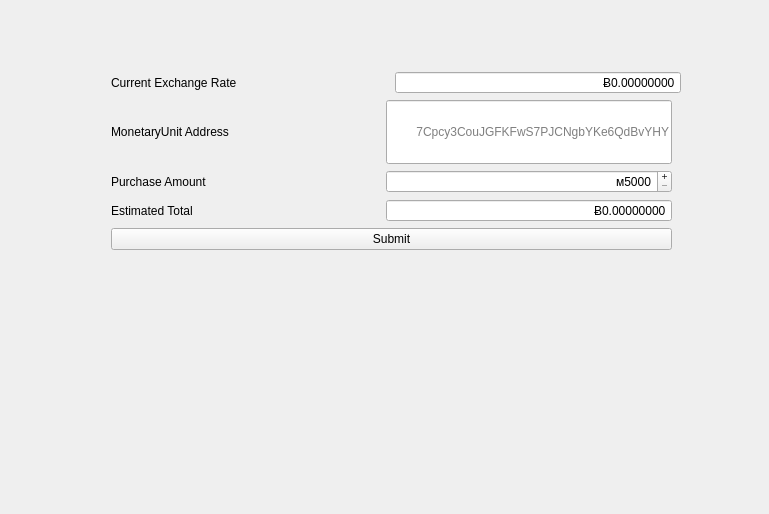
<?xml version="1.0" encoding="UTF-8"?>
<ui version="4.0">
 <class>PurchaseMue</class>
 <widget class="QWidget" name="PurchaseMue">
  <property name="geometry">
   <rect>
    <x>0</x>
    <y>0</y>
    <width>769</width>
    <height>514</height>
   </rect>
  </property>
  <property name="windowTitle">
   <string>PurchaseMue</string>
  </property>
  <widget class="QWidget" name="formLayoutWidget">
   <property name="geometry">
    <rect>
     <x>100</x>
     <y>60</y>
     <width>583</width>
     <height>201</height>
    </rect>
   </property>
   <layout class="QFormLayout" name="formLayout">
    <item row="0" column="0" colspan="2">
     <layout class="QHBoxLayout" name="hLayout_ExchangeRate">
      <item>
       <widget class="QLabel" name="currentExchangeRateLabel">
        <property name="sizePolicy">
         <sizepolicy hsizetype="Minimum" vsizetype="Preferred">
          <horstretch>0</horstretch>
          <verstretch>0</verstretch>
         </sizepolicy>
        </property>
        <property name="minimumSize">
         <size>
          <width>280</width>
          <height>0</height>
         </size>
        </property>
        <property name="text">
         <string>Current Exchange Rate</string>
        </property>
       </widget>
      </item>
      <item>
       <widget class="QDoubleSpinBox" name="currentExchangeRateBox">
        <property name="sizePolicy">
         <sizepolicy hsizetype="Minimum" vsizetype="Fixed">
          <horstretch>0</horstretch>
          <verstretch>0</verstretch>
         </sizepolicy>
        </property>
        <property name="minimumSize">
         <size>
          <width>286</width>
          <height>0</height>
         </size>
        </property>
        <property name="layoutDirection">
         <enum>Qt::LeftToRight</enum>
        </property>
        <property name="frame">
         <bool>true</bool>
        </property>
        <property name="alignment">
         <set>Qt::AlignRight|Qt::AlignTrailing|Qt::AlignVCenter</set>
        </property>
        <property name="readOnly">
         <bool>true</bool>
        </property>
        <property name="buttonSymbols">
         <enum>QAbstractSpinBox::NoButtons</enum>
        </property>
        <property name="prefix">
         <string>Ƀ</string>
        </property>
        <property name="decimals">
         <number>8</number>
        </property>
        <property name="maximum">
         <double>50.000000000000000</double>
        </property>
        <property name="singleStep">
         <double>0.000001000000000</double>
        </property>
        <property name="value">
         <double>0.000000000000000</double>
        </property>
       </widget>
      </item>
     </layout>
    </item>
    <item row="1" column="0" colspan="2">
     <layout class="QHBoxLayout" name="hLayout_Address">
      <item>
       <widget class="QLabel" name="AddressLabel">
        <property name="sizePolicy">
         <sizepolicy hsizetype="Minimum" vsizetype="Preferred">
          <horstretch>0</horstretch>
          <verstretch>0</verstretch>
         </sizepolicy>
        </property>
        <property name="text">
         <string>MonetaryUnit Address</string>
        </property>
       </widget>
      </item>
      <item>
       <widget class="QLineEdit" name="AddressBox">
        <property name="sizePolicy">
         <sizepolicy hsizetype="Minimum" vsizetype="Expanding">
          <horstretch>0</horstretch>
          <verstretch>0</verstretch>
         </sizepolicy>
        </property>
        <property name="minimumSize">
         <size>
          <width>286</width>
          <height>0</height>
         </size>
        </property>
        <property name="text">
         <string/>
        </property>
        <property name="maxLength">
         <number>36</number>
        </property>
        <property name="frame">
         <bool>true</bool>
        </property>
        <property name="alignment">
         <set>Qt::AlignRight|Qt::AlignTrailing|Qt::AlignVCenter</set>
        </property>
        <property name="placeholderText">
         <string>7Cpcy3CouJGFKFwS7PJCNgbYKe6QdBvYHY</string>
        </property>
       </widget>
      </item>
     </layout>
    </item>
    <item row="2" column="0" colspan="2">
     <layout class="QHBoxLayout" name="hLayout_purchAmount">
      <item>
       <widget class="QLabel" name="purchAmountLabel">
        <property name="text">
         <string>Purchase Amount</string>
        </property>
       </widget>
      </item>
      <item>
       <widget class="QDoubleSpinBox" name="purchAmountBox">
        <property name="minimumSize">
         <size>
          <width>286</width>
          <height>0</height>
         </size>
        </property>
        <property name="alignment">
         <set>Qt::AlignRight|Qt::AlignTrailing|Qt::AlignVCenter</set>
        </property>
        <property name="buttonSymbols">
         <enum>QAbstractSpinBox::PlusMinus</enum>
        </property>
        <property name="showGroupSeparator" stdset="0">
         <bool>false</bool>
        </property>
        <property name="prefix">
         <string>ᴍ</string>
        </property>
        <property name="decimals">
         <number>0</number>
        </property>
        <property name="minimum">
         <double>5000.000000000000000</double>
        </property>
        <property name="maximum">
         <double>50000.000000000000000</double>
        </property>
        <property name="singleStep">
         <double>1000.000000000000000</double>
        </property>
       </widget>
      </item>
     </layout>
    </item>
    <item row="3" column="0" colspan="2">
     <layout class="QHBoxLayout" name="hLayout_estimTotal">
      <item>
       <widget class="QLabel" name="estimTotalLabel">
        <property name="text">
         <string>Estimated Total</string>
        </property>
       </widget>
      </item>
      <item>
       <widget class="QDoubleSpinBox" name="estimTotalBox">
        <property name="minimumSize">
         <size>
          <width>286</width>
          <height>0</height>
         </size>
        </property>
        <property name="frame">
         <bool>true</bool>
        </property>
        <property name="alignment">
         <set>Qt::AlignRight|Qt::AlignTrailing|Qt::AlignVCenter</set>
        </property>
        <property name="readOnly">
         <bool>true</bool>
        </property>
        <property name="buttonSymbols">
         <enum>QAbstractSpinBox::NoButtons</enum>
        </property>
        <property name="prefix">
         <string>Ƀ</string>
        </property>
        <property name="suffix">
         <string/>
        </property>
        <property name="decimals">
         <number>8</number>
        </property>
        <property name="maximum">
         <double>50.000000000000000</double>
        </property>
        <property name="singleStep">
         <double>0.000001000000000</double>
        </property>
        <property name="value">
         <double>0.000000000000000</double>
        </property>
       </widget>
      </item>
     </layout>
    </item>
    <item row="4" column="0" colspan="2">
     <widget class="QPushButton" name="submitButton">
      <property name="text">
       <string>Submit</string>
      </property>
     </widget>
    </item>
   </layout>
  </widget>
  <widget class="QWidget" name="widget" native="true">
   <property name="geometry">
    <rect>
     <x>100</x>
     <y>230</y>
     <width>581</width>
     <height>211</height>
    </rect>
   </property>
   <widget class="QWidget" name="layoutWidget">
    <property name="geometry">
     <rect>
      <x>0</x>
      <y>0</y>
      <width>294</width>
      <height>202</height>
     </rect>
    </property>
    <layout class="QHBoxLayout" name="horizontalLayout">
     <item>
      <spacer name="horizontalSpacer_2">
       <property name="orientation">
        <enum>Qt::Horizontal</enum>
       </property>
       <property name="sizeHint" stdset="0">
        <size>
         <width>40</width>
         <height>20</height>
        </size>
       </property>
      </spacer>
     </item>
     <item>
      <widget class="QLabel" name="lblQRCode">
       <property name="sizePolicy">
        <sizepolicy hsizetype="Expanding" vsizetype="Expanding">
         <horstretch>0</horstretch>
         <verstretch>0</verstretch>
        </sizepolicy>
       </property>
       <property name="minimumSize">
        <size>
         <width>200</width>
         <height>200</height>
        </size>
       </property>
       <property name="frameShape">
        <enum>QFrame::NoFrame</enum>
       </property>
       <property name="text">
        <string/>
       </property>
       <property name="alignment">
        <set>Qt::AlignCenter</set>
       </property>
      </widget>
     </item>
     <item>
      <spacer name="horizontalSpacer">
       <property name="orientation">
        <enum>Qt::Horizontal</enum>
       </property>
       <property name="sizeHint" stdset="0">
        <size>
         <width>40</width>
         <height>20</height>
        </size>
       </property>
      </spacer>
     </item>
    </layout>
   </widget>
   <widget class="QWidget" name="horizontalLayoutWidget">
    <property name="geometry">
     <rect>
      <x>300</x>
      <y>0</y>
      <width>281</width>
      <height>41</height>
     </rect>
    </property>
    <layout class="QHBoxLayout" name="horizontalLayout_2">
     <item>
      <widget class="QLabel" name="btc_address">
       <property name="text">
        <string/>
       </property>
       <property name="alignment">
        <set>Qt::AlignCenter</set>
       </property>
       <property name="openExternalLinks">
        <bool>true</bool>
       </property>
      </widget>
     </item>
    </layout>
   </widget>
   <widget class="QWidget" name="horizontalLayoutWidget_2">
    <property name="geometry">
     <rect>
      <x>300</x>
      <y>50</y>
      <width>281</width>
      <height>41</height>
     </rect>
    </property>
    <layout class="QHBoxLayout" name="horizontalLayout_3">
     <item>
      <widget class="QLabel" name="amountLabel">
       <property name="text">
        <string/>
       </property>
       <property name="alignment">
        <set>Qt::AlignLeading|Qt::AlignLeft|Qt::AlignVCenter</set>
       </property>
      </widget>
     </item>
     <item>
      <widget class="QLabel" name="amount">
       <property name="text">
        <string/>
       </property>
       <property name="alignment">
        <set>Qt::AlignRight|Qt::AlignTrailing|Qt::AlignVCenter</set>
       </property>
      </widget>
     </item>
    </layout>
   </widget>
   <widget class="QWidget" name="horizontalLayoutWidget_3">
    <property name="geometry">
     <rect>
      <x>300</x>
      <y>100</y>
      <width>281</width>
      <height>41</height>
     </rect>
    </property>
    <layout class="QHBoxLayout" name="horizontalLayout_4">
     <item>
      <widget class="QLabel" name="invoiceLabel">
       <property name="text">
        <string/>
       </property>
       <property name="alignment">
        <set>Qt::AlignLeading|Qt::AlignLeft|Qt::AlignVCenter</set>
       </property>
      </widget>
     </item>
     <item>
      <widget class="QLabel" name="invoice_id">
       <property name="text">
        <string/>
       </property>
       <property name="alignment">
        <set>Qt::AlignRight|Qt::AlignTrailing|Qt::AlignVCenter</set>
       </property>
       <property name="openExternalLinks">
        <bool>true</bool>
       </property>
      </widget>
     </item>
    </layout>
   </widget>
   <widget class="QLabel" name="msglabel">
    <property name="geometry">
     <rect>
      <x>297</x>
      <y>147</y>
      <width>281</width>
      <height>51</height>
     </rect>
    </property>
    <property name="font">
     <font>
      <pointsize>9</pointsize>
     </font>
    </property>
    <property name="text">
     <string/>
    </property>
    <property name="alignment">
     <set>Qt::AlignCenter</set>
    </property>
    <property name="wordWrap">
     <bool>true</bool>
    </property>
   </widget>
  </widget>
 </widget>
 <layoutdefault spacing="6" margin="11"/>
 <resources/>
 <connections/>
</ui>
